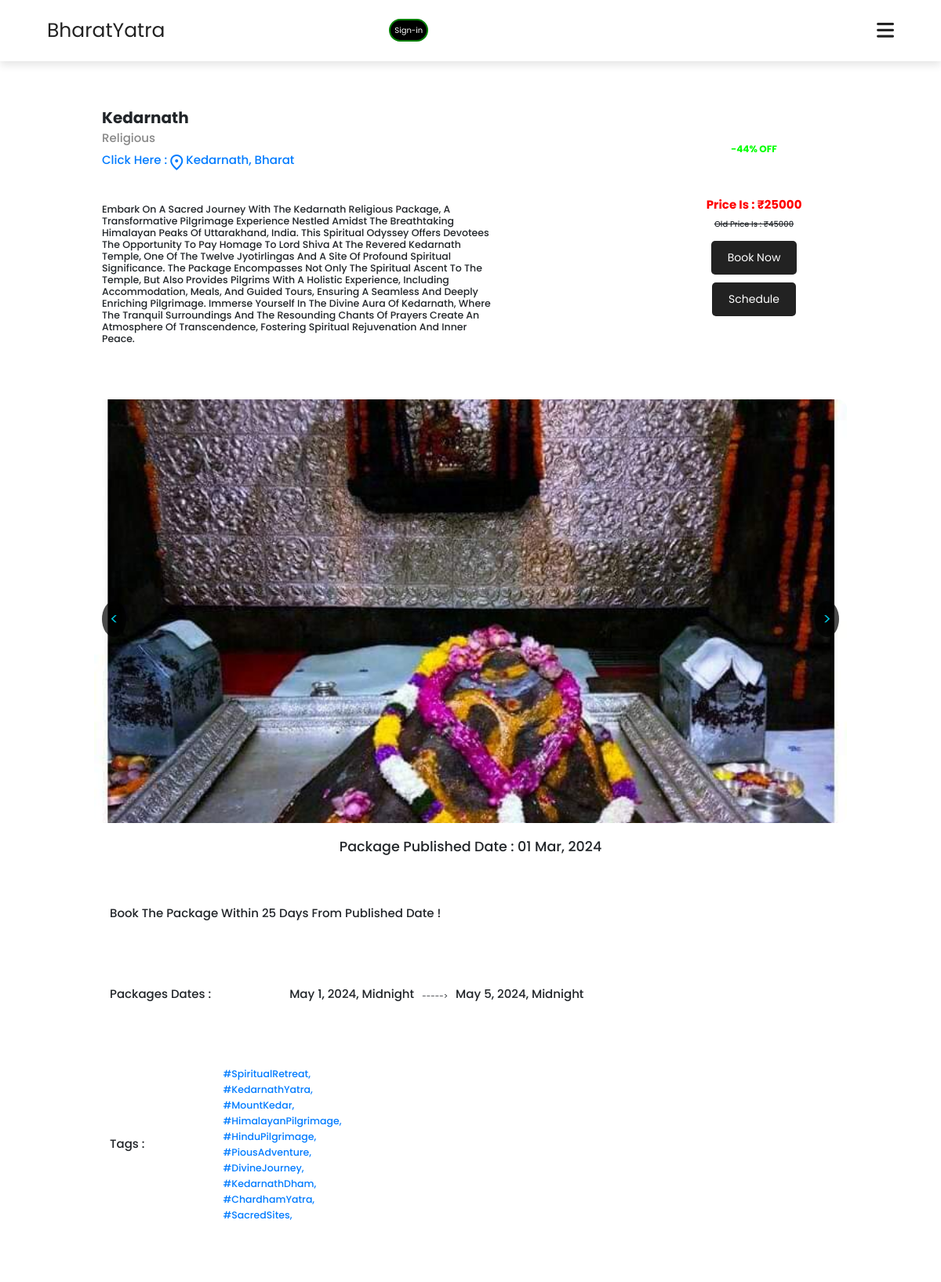
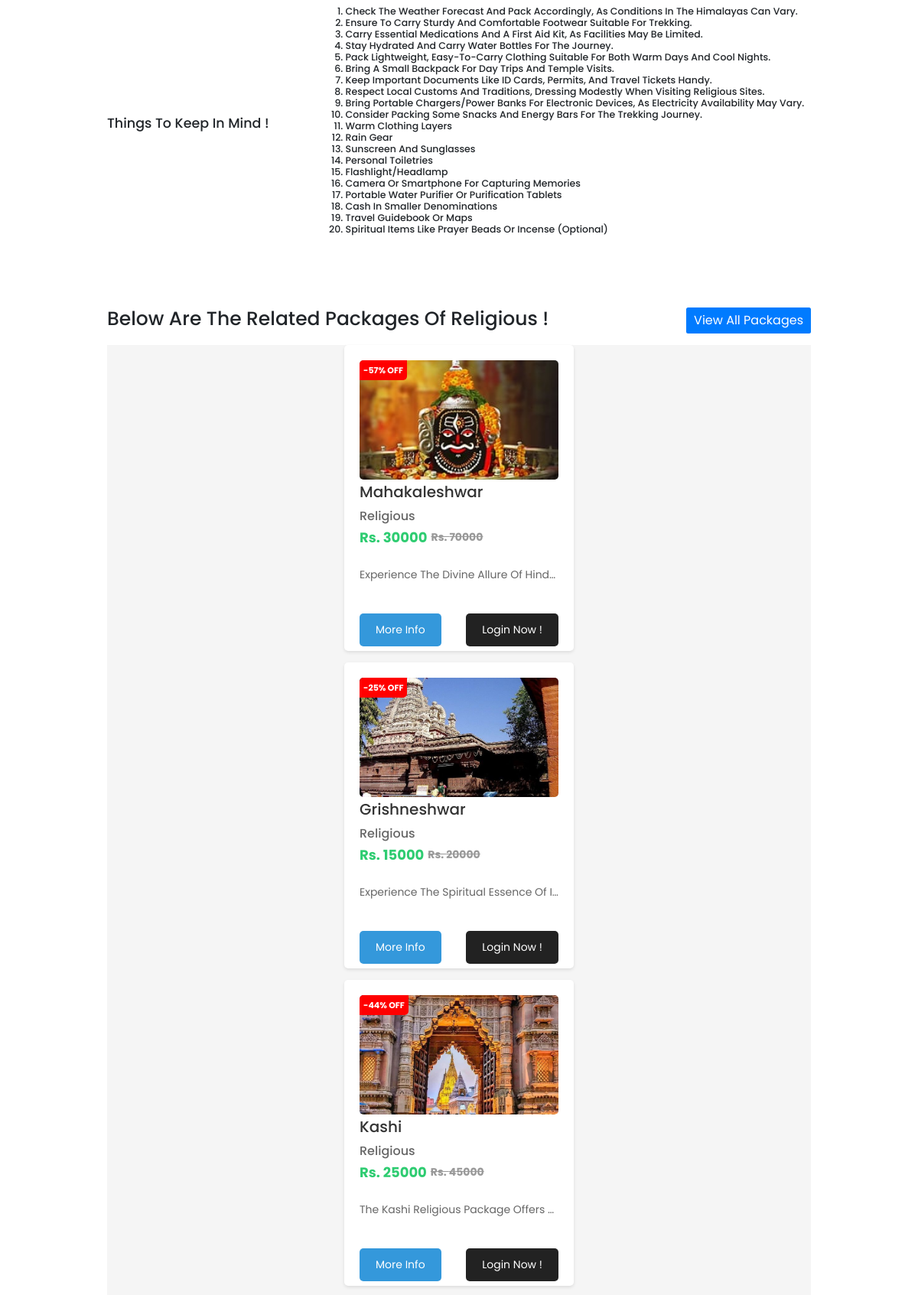
The page /package/51edhbga41 (upper part) on the database its author committed (2 pictures, top to bottom).
### core/models.py (models this page shows, shortened)
class Package(models.Model):
    pid = ShortUUIDField(unique=True, length=10, max_length=20, alphabet="abcdefgh12345")
    user = models.ForeignKey(User, on_delete=models.SET_NULL, null=True)
    category = models.ForeignKey(Category, on_delete=models.SET_NULL, null=True, related_name="category")
    title = models.CharField(max_length=100, default="Kedarnath")
    image = models.ImageField(upload_to=user_directory_path, default="package.jpg")
    description = RichTextUploadingField(null=True, blank=True, default="This is a Package.")
    price = models.DecimalField(max_digits=99999, decimal_places=2, default=5000)
    old_price = models.DecimalField(max_digits=99999, decimal_places=2, default=10000)
    specifications = RichTextUploadingField(null=True, blank=True)
    package_left_count = models.CharField(max_length=100, default="10", null=True, blank=True)
    package_life_date = models.CharField(max_length=100, default="100 Days", null=True, blank=True)
    published_date = models.DateTimeField(auto_now_add=False, null=True, blank=True)
    package_date_from = models.DateTimeField(auto_now_add=False, null=True, blank=True)
    package_date_to = models.DateTimeField(auto_now_add=False, null=True, blank=True)
    tags = TaggableManager(blank=True)
    package_status = models.CharField(choices=STATUS, max_length=10, default="in_review")
    status = models.BooleanField(default=True)
    in_stock = models.BooleanField(default=True)
    featured = models.BooleanField(default=False)
    digital = models.BooleanField(default=False)
    sku = ShortUUIDField(unique=True, length=4, max_length=10, prefix="sku", alphabet="1234567890")
    date = models.DateTimeField(auto_now_add=True)
    updated = models.DateTimeField(null=True, blank=True)
    razorpay_order_id = models.CharField(max_length=100, null=True, blank=True)
    razorpay_payment_id = models.CharField(max_length=100, null=True, blank=True)
    razorpay_payment_signature = models.CharField(max_length=100, null=True, blank=True)
    class Meta:
        verbose_name_plural = "Packages"
    def get_percentage(self):
        new_price = ((self.old_price - self.price) / self.old_price) * 100
        return new_price

class Category(models.Model):
    cid = ShortUUIDField(unique=True, length=10, max_length=20, prefix="cat", alphabet="abcdefgh12345")
    published_date = models.DateTimeField(auto_now_add=False, null=True, blank=True)
    title = models.CharField(max_length=100, default="Religious")
    image = models.ImageField(upload_to="category", default="category.jpg")
    class Meta:
        verbose_name_plural = "Categories"

### core/views.py (the view)
# urls.py: path('package/<pid>', views.package_details, name='package_details'),
def package_details(request, pid):
    package = Package.objects.get(pid = pid)
    packages = Package.objects.filter(category=package.category).exclude(pid = pid)
    reviews = Packagereview.objects.filter(package=package).order_by("-date")
    average_rating = Packagereview.objects.filter(package=package).aggregate(rating=Avg('rating'))
    review_form = PackageReviewForm()
    make_review = True
    if request.user.is_authenticated:
        user_review_count = Packagereview.objects.filter(user=request.user, package=package).count()
        if user_review_count > 0:
            make_review = False
    p_image = package.p_images.all()
    context = {
        "p":package,
        "p_image":p_image,
        "reviews" : reviews,
        "average_rating" : average_rating,
        "review_form" : review_form,
        "make_review" : make_review,
        "packages":packages,
    }
    return render(request, "core/package_details.html", context)

### templates/core/package_details.html (shortened to what this page needs)
{% extends 'base.html' %} {% block content %}
<!DOCTYPE html>
<html lang="en">
    <head>
        <link
            rel="stylesheet"
            href="https://cdn.jsdelivr.net/npm/swiper@11/swiper-bundle.min.css"
        />
        <link
            rel="stylesheet"
            href="https://cdnjs.cloudflare.com/ajax/libs/font-awesome/6.1.1/css/all.min.css"
        />
    </head>
    <body>
        <main class="containe">
            <section class="inner_container">
                <div class="package_name">
                    <div class="left">
                        <h3 class="name">{{p.title}}</h3>
                        <h4 class="category">{{p.category.title}}</h4>
                        <a href="https://www.google.com/maps/place/{{p.title}}" target="_blank">
                            <div class="loc"><h4>
                                click here :
                            </h4>
                                <span class="material-symbols-outlined">
                                </span>
                                <h4 class="p">{{p.title}}, Bharat</h4>
                            </div>
                            <br />
                            <br />
                        </a>
                        <h5>{{p.description|safe}}</h5>
                    </div>
                    <div class="right">
                        <h4 class="price price_offer">
                            -{{p.get_percentage|floatformat:0}}% OFF
                        </h4>
                        <br />
                        <br />
                        <br />
                        <h3 class="price">
                            Price is : ₹{{p.price|floatformat:0}}
                        </h3>
                        <h6 style="text-decoration:line-through;" class="">
                            Old Price is : ₹{{p.old_price|floatformat:0}}
                        </h6>
                        {% if request.user.is_authenticated %}
                        <a href="{% url 'core:book' p.pid %}" class="btn">book now</a>
                        <a class="btn" href="{% url 'core:s1' p.pid %}">Schedule</a>
                        {% else %}
                        <a class="btn" href="{% url 'userauths:sign-in' %}">Book now</a>
                        <a class="btn" href="{% url 'userauths:sign-in' %}">Schedule</a>
                        {% endif %}
                    </div>
                </div>
                <div class="images">
                    <div class="carousel-wrapper">
                        <div class="slide" data-slide>
                            <img src="{{ p.image.url }}" alt="Image" />
                        </div>
                        <button class="btn previous" data-button="previous">
                            <
                        </button>
                        <button class="btn next" data-button="next">></button>
                    </div>
                </div>
                        <div class="date">
                            <h3>Package Published Date :
                                {{p.published_date|date:"d M, Y"}}
                            </h3>
                        </div>
                <div class="duration">
                    <div class="days">
                        <h4 class="date">
                            Book the Package within {{p.package_life_date}}
                            Day{{p.package_life_date|pluralize}} From Published
                            Date !
                        </h4>
                    </div>
                </div>
                <div class="duration">
                    <h4>Packages Dates :</h4>
                    <div class="days">
                            <div class="date"><h4>{{p.package_date_from}}</h4></div>
                            <span>-----></span>
                            <div class="date"><h4>{{p.package_date_to}}</h4></div>
                    </div>
                </div>
                <div class="duration">
                    <h4>Tags :</h4>
                    <div class="days">
                        <div class="date">
                            {%for tag in p.tags.all%}
                            <h5>
                                <a href=" {% url 'core:tags' tag.slug %} ">
                                    {{tag.name}},
                                </a>
                            </h5>
                            {% endfor %}
                        </div>
                    </div>
                </div>
                <div class="duration">
                        <h3>Things to keep in mind !</h3>
                        <h5>{{p.specifications|safe}}</h5>
                </div>
                <div class="explore_packages">
                  <div class="head">
                    {% if packages %}
                    <h1>
                        Below are the Related Packages of {{p.category.title}} !
                    </h1>
                    {% endif %}
                    <a href="/packages">
                      <button type="submit">View All Packages</button>
                  </a>
                </div>
                    <div class="packages">
                         {% load static %}
                        <div class="package-container">
                            <div class="grid-container">
                                {% for p in packages %}
                                <div class="grid-item">
                                    <div class="package-image">
                                        <div class="price-discount">
                                            <span
                                                ><b
                                                    >-{{ p.get_percentage | floatformat:0 }}% OFF</b
                                                ></span
                                            >
                                        </div>
                                        <img
                                            src="{{ p.image.url }}"
                                            alt="{{ p.title }}"
                                        />
                                    </div>
                                    <div class="package-content">
                                        <h3>{{ p.title }}</h3>
                                        <h4>{{ p.category.title }}</h4>
                                        <div class="price">
                                            <span class="current-price"
                                                >Rs. {{ p.price|floatformat:0 }}</span
                                            >
                                            <span class="old-price"
                                                >Rs. {{ p.old_price|floatformat:0 }}</span
                                            >
                                        </div>
                                        <p>{{ p.description | safe }}</p>
                                        <div class="package-buttons">
                                            <a
                                                href="{% url 'core:package_details' p.pid %}"
                                                class="btn btn-more-info"
                                                >More Info</a
                                            >
                                            {% if request.user.is_authenticated %}
                                            <a href="{% url 'core:book' p.pid %}" class="btn">book now</a>
                                            {% else %}
                                            <a class="btn" href="{% url 'userauths:sign-in' %}">Login now !</a>
                                            {% endif %}
                                        </div>
                                    </div>
                                </div>
                                {% endfor %}
                            </div>
                        </div>
                    </div>
                </div>
            </section>
        </main>
    </body>
</html>
{% endblock %}

### static/css/style.css (style rules this page uses)
:root { --main-color:#8e44ad; --black: #222; --white: #fff; --light-black: #777; --light-white: #fff9; --dark-bg: rgba(0, 0, 0, .7); --light-bg: #eee; --border: .1rem solid var(--black); --box-shadow: 0 .5rem 1rem rgba(0, 0, 0, .1); --text-shadow: 0 1.5rem 3rem rgba(0, 0, 0, .3); }
* { font-family: 'Poppins', sans-serif; margin: 0; padding: 0; box-sizing: border-box; outline: none; border: none; text-decoration: none; text-transform: capitalize; }
html { font-size: 62.5%; overflow-x: hidden; }
section { padding: 5rem 10%; }
.btn { display: inline-block; background: var(--black); margin-top: 1rem; color: var(--white); font-size: 1.7rem; padding: 1rem 3rem; cursor: pointer; }
@media (max-width:1200px) { section { padding: 3rem 5%; } }

### rows shown on the page
Package: title "Kedarnath", category "Religious", description "Embark On A Sacred Journey With The Kedarnath Religious Package, A Transformative Pilgrimage Experience Nestled Amidst The Breathtaking Himalayan Peaks Of Uttarakhand, India. This Spiritual Odyssey Offers Devotees The Opportunity To Pay Homage To Lord Shiva At The Revered Kedarnath Temple, One Of The Twelve Jyotirlingas And A Site Of Profound Spiritual Significance. The Package Encompasses Not Only The Spiritual Ascent To The Temple, But Also Provides Pilgrims With A Holistic Experience, Including Accommodation, Meals, And Guided Tours, Ensuring A Seamless And Deeply Enriching Pilgrimage. Immerse Yourself In The Divine Aura Of Kedarnath, Where The Tranquil Surroundings And The Resounding…", get_percentage "44", price "25000", old_price "45000", image (picture), published_date "01 Mar, 2024", package_life_date "25", package_date_from "May 1, 2024, Midnight", package_date_to "May 5, 2024, Midnight", specifications "Check The Weather Forecast And Pack Accordingly, As Conditions In The Himalayas Can Vary. Ensure To Carry Sturdy And Comfortable Footwear Suitable For Trekking. Carry Essential Medications And A First Aid Kit, As Facilities May Be Limited. Stay Hydrated And Carry Water Bottles For The Journey. Pack Lightweight, Easy-To-Carry Clothing Suitable For Both Warm Days And Cool Nights. Bring A Small Backpack For Day Trips And Temple Visits. Keep Important Documents Like ID Cards, Permits, And Travel Tickets Handy. Respect Local Customs And Traditions, Dressing Modestly When Visiting Religious Sites. Bring Portable Chargers/Power Banks For Electronic Devices, As Electricity Availability May Vary.…"
Tag: name "#SpiritualRetreat"
Tag: name "#KedarnathYatra"
Tag: name "#MountKedar"
Tag: name "#HimalayanPilgrimage"
Tag: name "#HinduPilgrimage"
Tag: name "#PiousAdventure"
Tag: name "#DivineJourney"
Tag: name "#KedarnathDham"
Tag: name "#ChardhamYatra"
Tag: name "#SacredSites"
Package: get_percentage "57", image (picture), title "Mahakaleshwar", category "Religious", price "30000", old_price "70000", description "Experience The Divine Allure Of Hind…"
Package: get_percentage "25", image (picture), title "Grishneshwar", category "Religious", price "15000", old_price "20000", description "Experience The Spiritual Essence Of…"
Package: get_percentage "44", image (picture), title "Kashi", category "Religious", price "25000", old_price "45000", description "The Kashi Religious Package Offers…"
